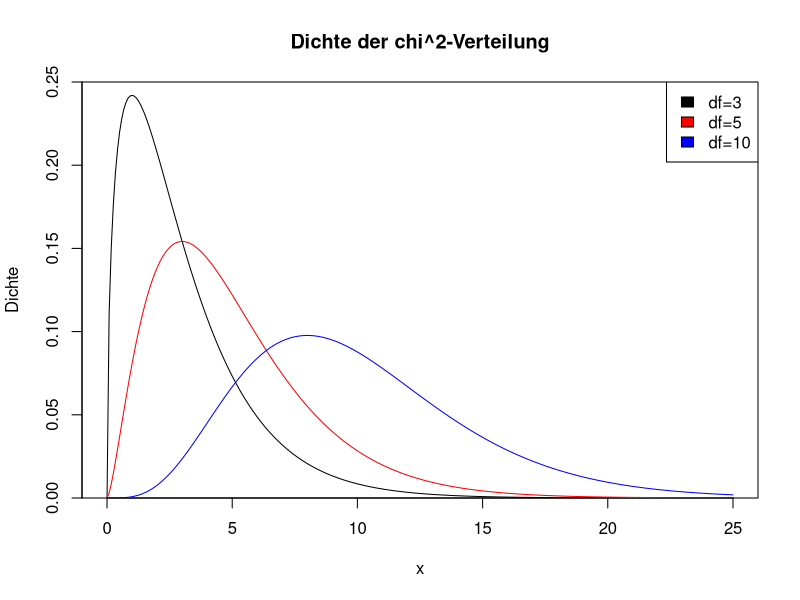

R code for this plot:
## ---- chunk 1
#| code-fold: true
#| code-summary: "R-Code zeigen"
x <- seq(from=0, to=25, length=300)
plot(x, dchisq(x, df=3),
     type="l",
     main="Dichte der chi^2-Verteilung",
     xlab="x",
     ylab="Dichte",
     yaxs="i",
     ylim=c(0, 0.25))

lines(x, dchisq(x, df=5), col="red")
lines(x, dchisq(x, df=10), col="blue")

legend("topright",
       fill=c("black", "red", "blue"),
       legend=c("df=3", "df=5", "df=10"))
## ---- chunk 2
renditen <- read.csv("../data/tagesrenditen.csv")
head(renditen)
## ---- chunk 3
s <- renditen$siemens
z <- renditen$zalando
## ---- chunk 4
n <- length(s)
print(n)
## ---- chunk 5
A_breaks <- c(-Inf, -1.4, -0.6, 0.1, 0.9, 1.6, Inf)
B_breaks <- c(-Inf, -3, -1.5, 0, 1.3, 3.1, Inf)

s_d <- cut(s, A_breaks)
z_d <- cut(z, B_breaks)
## ---- chunk 6
N_siemens <- table(s_d)
N_zalando <- table(z_d)
N_siemens
N_zalando
## ---- chunk 7
N <- table(s_d, z_d)
print(N)
## ---- chunk 8
teststat <- 0
for(j in 1:6){
  for(k in 1:6){
    aux <- N_siemens[j]*N_zalando[k]/n
    teststat <- teststat + (N[j,k]-aux)^2/(aux)
  }
}
## ---- chunk 9
teststat <- as.numeric(teststat)
teststat
## ---- chunk 10
df <- (length(N_siemens)-1)*(length(N_zalando)-1)
df
## ---- chunk 11
qchisq(0.95, df)
## ---- chunk 12
pWert <- 1 - pchisq(teststat, df)
pWert
## ---- chunk 13
chisq.test(N)
## ---- chunk 14
x_j <- 0:9
n_j <- c(6,27,78,81,72,64,33,23,9,7)

J <- length(x_j)
n <- sum(n_j)
## ---- chunk 15
pi_j <- c(dpois(0:8, lambda=4),
          1-ppois(8, lambda=4))
## ---- chunk 16
n*pi_j
## ---- chunk 17
teststat <- sum((n_j - n*pi_j)^2/(n*pi_j))
teststat
## ---- chunk 18
qchisq(0.95, df=J-1)
## ---- chunk 19
chisq.test(n_j, p=pi_j)
## ---- chunk 20
j <- 1:9
n_j <- c(271, 204, 145, 90, 81, 48, 47, 66, 48)
print(data.frame(j=j, n_j=n_j))
## ---- chunk 21
pi_j <- log10(1+1/j)
print(data.frame(j=j, pi_j=pi_j))
## ---- chunk 22
n <- sum(n_j)
teststat <- sum((n_j - n*pi_j)^2/(n*pi_j))
teststat
## ---- chunk 23
qchisq(0.95, df=8)
## ---- chunk 24
x <- read.csv("../data/largecities.csv")
## ---- chunk 25
n <- dim(x)[1]
n
## ---- chunk 26
head(x)
## ---- chunk 27
p <- seq(from=0.1, to=0.9, by=0.1)
grenzen <- 2000000*(1-p)^(-1)
grenzen
## ---- chunk 28
grenzen <- c(2000000, grenzen, Inf)
## ---- chunk 29
n_j <- rep(0, 10)

for(j in 1:10){
  n_j[j] <- sum(grenzen[j] < x$population & x$population <= grenzen[j+1])
}

print(data.frame(Untergrenze=grenzen[1:10],
                 Obergrenze=grenzen[2:11],
                 n_j=n_j))
## ---- chunk 30
teststat <- sum((n_j - 0.1*n)^2/(0.1*n))
teststat
## ---- chunk 31
qchisq(0.99, df=9)
